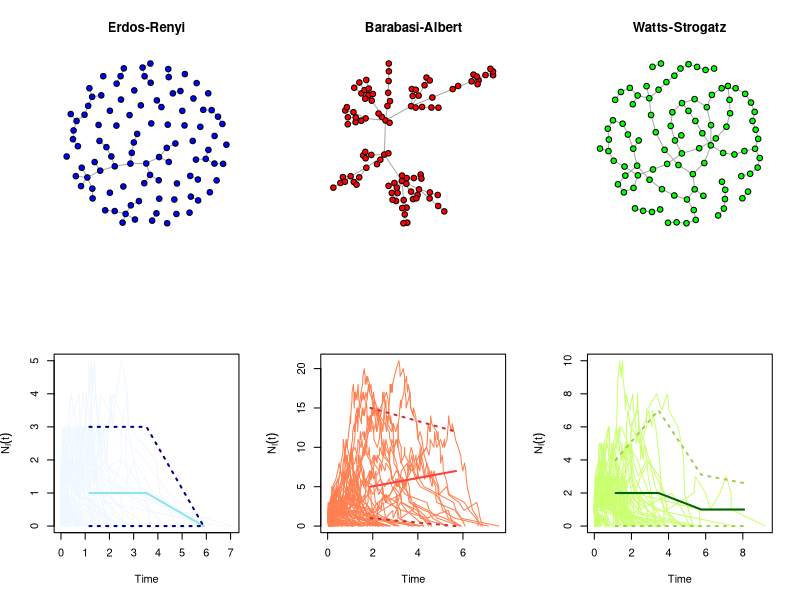
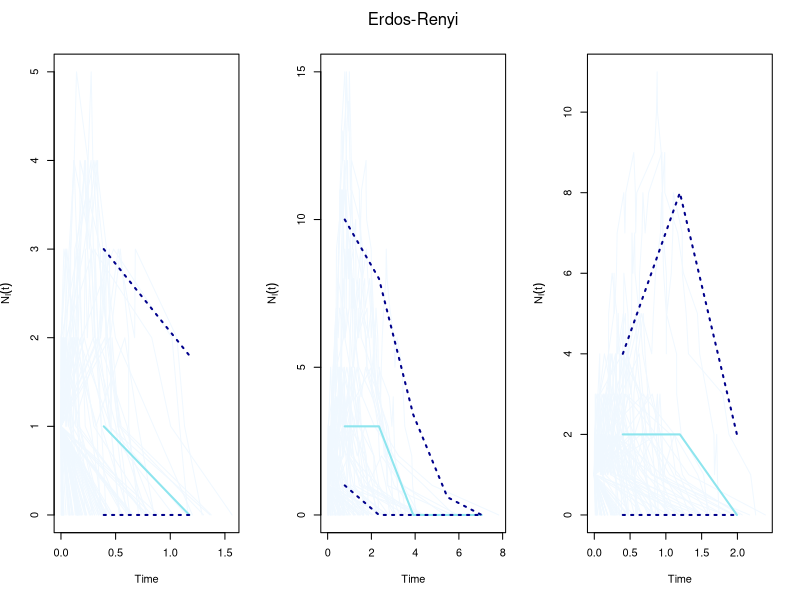
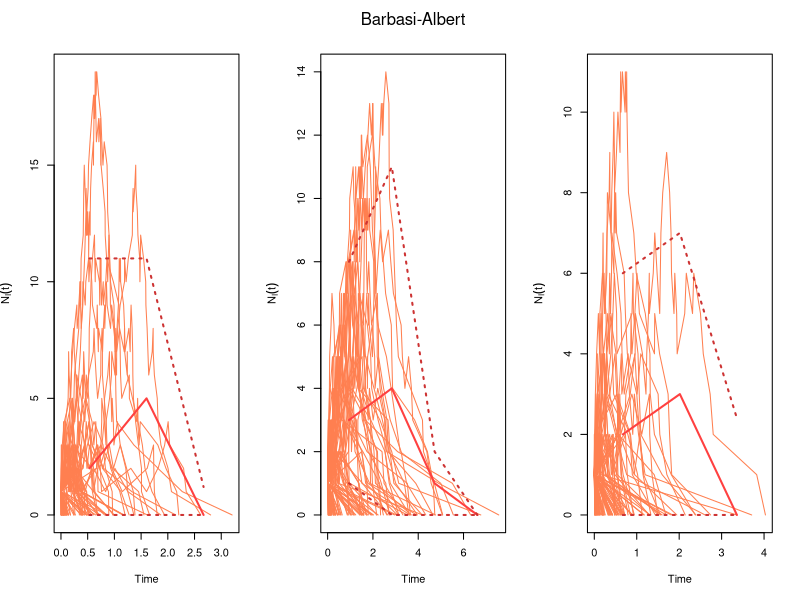
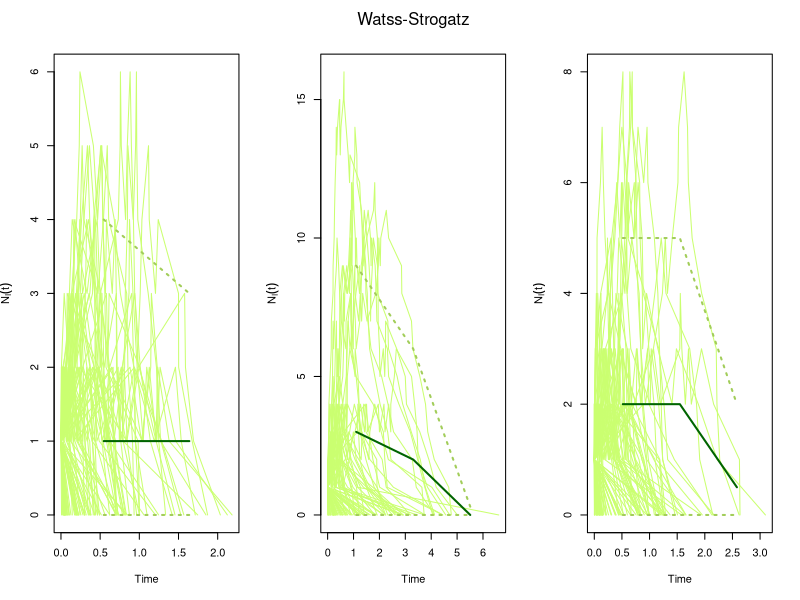

Source code (R) for these figures, in order:
library(igraph)
library(ggplot2)

par(mfrow=c(2,3))

set.seed(5)

#Erdos Renyi model
e<-sample_gnp(100,1/100)
plot(e,layout=layout_nicely(e),vertex.label=NA, vertex.size=7,vertex.color="blue",main= "Erdos-Renyi")

#Barabasi Albert model
b<-sample_pa(100,directed=F)
plot(b,layout=layout_nicely(b),vertex.label=NA, vertex.size=7,vertex.color="red",main= "Barabasi-Albert")

#Watts Strogatz model 
w<-sample_smallworld(1,100,1,0.1)
plot(w,layout=layout_nicely(w),vertex.label=NA, vertex.size=7,vertex.color="green",main= "Watts-Strogatz")

#Apply SIR model to Erdos Renyi
sir_e<-sir(e,beta=1,gamma=1)
plot(sir_e,color="aliceblue",median_color="cadetblue2",quantile_color="darkblue")

#Apply SIR model to Barbasi Albert
sir_b<-sir(b,beta=1,gamma=1)
plot(sir_b,color="coral",median_color="brown1",quantile_color="brown3")

#Apply SIR model to Watss Strogatz
sir_w<-sir(w,beta=1,gamma=1)
plot(sir_w,color="darkolivegreen1",median_color="darkgreen",quantile_color="darkolivegreen3")

#Tests with different beta and gamma scalars for ER
par(mfrow=c(1,3))
sir_e2<-sir(e,beta=2,gamma=3)
plot(sir_e2,color="aliceblue",median_color="cadetblue2",quantile_color="darkblue")
sir_e3<-sir(e,beta=3,gamma=1)
plot(sir_e3,color="aliceblue",median_color="cadetblue2",quantile_color="darkblue")
mtext("Erdos-Renyi",side=3,line=2)
sir_e4<-sir(e,beta=4,gamma=2)
plot(sir_e4,color="aliceblue",median_color="cadetblue2",quantile_color="darkblue")

#Tests with different beta and gamma scalars for BA
sir_b2<-sir(b,beta=2,gamma=3)
plot(sir_b2,color="coral",median_color="brown1",quantile_color="brown3")
sir_b3<-sir(e,beta=3,gamma=1)
plot(sir_b3,color="coral",median_color="brown1",quantile_color="brown3")
mtext("Barbasi-Albert",side=3,line=2)
sir_b4<-sir(e,beta=4,gamma=2)
plot(sir_b4,color="coral",median_color="brown1",quantile_color="brown3")

#Tests with different beta and gamma scalars for WS
sir_w2<-sir(w,beta=2,gamma=3)
plot(sir_w2,color="darkolivegreen1",median_color="darkgreen",quantile_color="darkolivegreen3")
sir_w3<-sir(e,beta=3,gamma=1)
plot(sir_w3,color="darkolivegreen1",median_color="darkgreen",quantile_color="darkolivegreen3")
mtext("Watss-Strogatz",side=3,line=2)
sir_w4<-sir(e,beta=4,gamma=2)
plot(sir_w4,color="darkolivegreen1",median_color="darkgreen",quantile_color="darkolivegreen3")